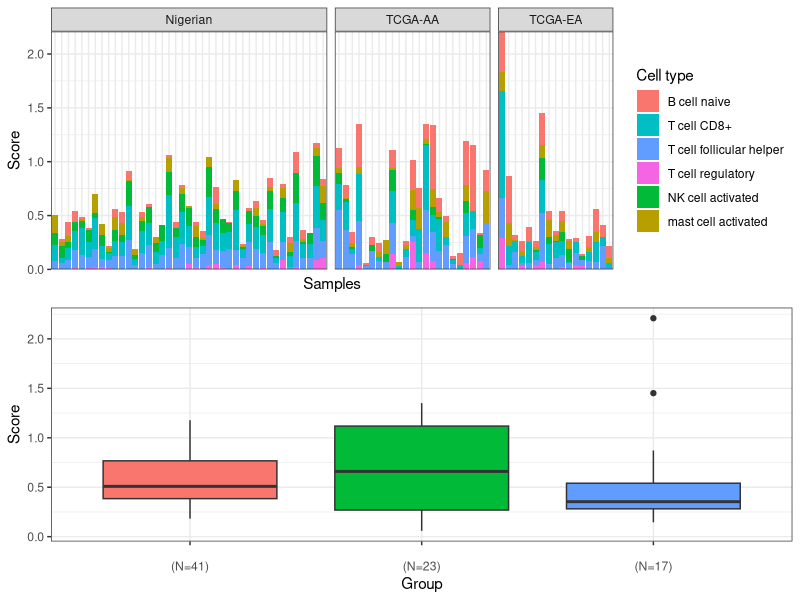

Here is the R script that generated this plot: (Note: this script raises an error after producing the figure.)
library(ggplot2)
library(ggpubr)
library(plyr)
library(dplyr)
library(scales)

deconv_Nigerian <- read.csv("output/Nigerian_cibersortx_results_reformatted.csv")
deconv_TCGA <- read.csv("output/TCGA_cibersortx_results_reformatted.csv", check.names=FALSE)

NigerianPAM50 <- read.csv("Nigerian_PAM50.csv")
TCGAPAM50 <- read.csv("TCGA_PAM50.csv")

rownames(deconv_Nigerian) <- gsub(" ", ".", gsub("\\+", "", gsub(" \\(Tregs\\)", "", deconv_Nigerian$cell_type)))
deconv_Nigerian <- subset(deconv_Nigerian, select = -c(cell_type))
deconv_Nigerian <- as.data.frame(t(deconv_Nigerian))
deconv_Nigerian$sample_name <- rownames(deconv_Nigerian)
rownames(deconv_Nigerian) <- 1:nrow(deconv_Nigerian)
deconv_Nigerian$sample_name <- gsub("\\.", "-", deconv_Nigerian$sample_name)
deconv_Nigerian <- merge(deconv_Nigerian, NigerianPAM50)
deconv_Nigerian <- deconv_Nigerian[deconv_Nigerian["PAM50_subtype"] == "Basal", ]

rownames(deconv_TCGA) <- gsub(" ", ".", gsub("\\+", "", gsub(" \\(Tregs\\)", "", deconv_TCGA$cell_type)))
deconv_TCGA <- subset(deconv_TCGA, select = -c(cell_type))
deconv_TCGA <- as.data.frame(t(deconv_TCGA))
deconv_TCGA$sample_name <- rownames(deconv_TCGA)
rownames(deconv_TCGA) <- 1:nrow(deconv_TCGA)
# deconv_TCGA$sample_name <- gsub("\\.", "-", deconv_TCGA$sample_name)
# deconv_TCGA$sample_name <- gsub("X", "", rownames(deconv_TCGA))
deconv_TCGA <- merge(deconv_TCGA, TCGAPAM50)
deconv_TCGA <- deconv_TCGA[deconv_TCGA["PAM50_subtype"] == "Basal", ]

deconv <- rbind(deconv_Nigerian, deconv_TCGA)

total_dataframe = data.frame(sample_name = character(),
                             PAM50_subtype = character(),
                             score = double(),
                             cell_type = character())

for (cell_type in list("B.cell.naive", "T.cell.CD8", "T.cell.follicular.helper",
                       "T.cell.regulatory", "NK.cell.activated", "Mast.cell.activated")) {
  specific_dataframe <- deconv[, c("sample_name", "group", cell_type)]
  colnames(specific_dataframe)[3] <- "score"
  specific_dataframe$cell_type <- cell_type
  total_dataframe <- rbind(total_dataframe, specific_dataframe)
}

total_dataframe$group <- revalue(total_dataframe$group, c("TCGA_black"="TCGA-AA",
                                                    "TCGA_white"="TCGA-EA"))

get_significant_pairs <- function(deconv_dataframe, cell_type, group_pairs) {
  significant_pairs <- list()
  i <- 1
  for (row in 1:nrow(group_pairs)) {
    list_x <- deconv_dataframe[
      deconv_dataframe["group"] == as.character(group_pairs[row, 1]), ][[cell_type]]
    list_y <- deconv_dataframe[
      deconv_dataframe["group"] == as.character(group_pairs[row, 2]), ][[cell_type]]
    if (t.test(list_x, list_y)[["p.value"]] < 0.05) {
      significant_pairs[[i]] <- c(as.character(group_pairs[row, 1]), as.character(group_pairs[row, 2]))
      i <- i + 1
    }
  }
  return(significant_pairs)
}

group_pairs <- data.frame(c("Nigerian", "Nigerian", "TCGA_black"),
                          c("TCGA_black", "TCGA_white", "TCGA_white"))

xlabs <- paste(gsub("TCGA_white", "TCGA-EA", gsub("TCGA_black", "TCGA-AA", levels(deconv$group))),
               "\n(N=",table(deconv$group),")",sep="")

cibersortx_stacked_barplot <- ggplot(total_dataframe, aes(fill=cell_type, y=score, x=sample_name)) + geom_col() +
  geom_bar(position="stack", stat="identity") + facet_grid(~ group, scales = "free", space = "free") + 
  scale_y_continuous(name = "Score", expand = c(0, 0)) + theme_bw() +
  theme(axis.text.x=element_blank(), axis.ticks.x=element_blank()) + 
  scale_fill_discrete(name="Cell type",
                      breaks=c("B.cell.naive", "T.cell.CD8", "T.cell.follicular.helper",
                              "T.cell.regulatory", "NK.cell.activated", "Mast.cell.activated"),
                      labels=c("B cell naive", "T cell CD8+", "T cell follicular helper",
                               "T cell regulatory", "NK cell activated", "mast cell activated")) +
  labs(x="Samples")

deconv$score <- rowSums(deconv[c("B.cell.naive", "T.cell.CD8", "T.cell.follicular.helper",
                                 "T.cell.regulatory", "NK.cell.activated", "Mast.cell.activated")])

significant_pairs <- get_significant_pairs(deconv, "score", group_pairs)
cibersortx_boxplot <- ggplot(deconv, aes(x = group, y = score, fill = group)) +
  geom_boxplot(show.legend = FALSE) + 
  scale_x_discrete(labels = xlabs, name = "Group") +
  scale_y_continuous(name = "Score") +
  theme_bw() + stat_compare_means(comparisons = significant_pairs, method = "t.test")

both_plots <- ggarrange(cibersortx_stacked_barplot, cibersortx_boxplot, ncol = 1)
ggsave("CIBERSORTx_barplot_boxplot.jpg", both_plots, dpi = 500, width = 10, height = 10)


horizontal_plot <- ggplot(total_dataframe, aes(fill=cell_type, y=score, x=sample_name)) + geom_col() +
  geom_bar(position="stack", stat="identity")  + facet_grid(subtype_SheilaDoc ~ ., scales = "free", space = "free") + coord_flip() +
  theme(axis.title.x=element_blank(), axis.text.y=element_blank(), axis.ticks.x=element_blank(), strip.text.y = element_text(angle = 0))

ggplot(total_dataframe, aes(fill=cell_type, y=score, x=sample_name)) + geom_col() +
  geom_bar(position="stack", stat="identity") + facet_grid(subtype_SheilaDoc ~ ., scales = "free", space = "free") + coord_flip() +
  theme(axis.title.x=element_blank(), axis.text.y=element_blank(), axis.ticks.x=element_blank(), strip.text.y = element_text(angle = 0))

ggsave("stacked_barplot_horizontal.jpg", horizontal_plot, dpi = 500)